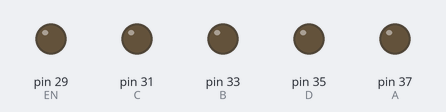
A program run on a simulated Raspberry Pi (header pin numbers). Shown: output pins drawn as LEDs (lit = HIGH). At 11.0 s the program stops and its outputs stay as they are.

Above: at 0.1 s.
At 1.1 s:
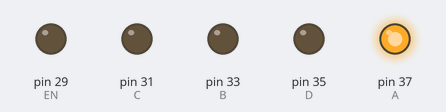
At 2.1 s:
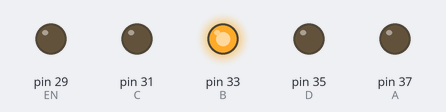
At 5.1 s:
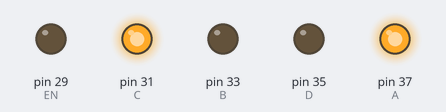
At 7.1 s:
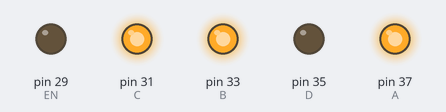
At 10.1 s:
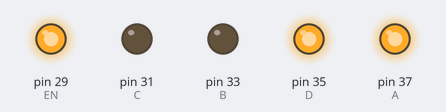
Timing chart, 0 to 12.5 s (numbered marks = the images above):
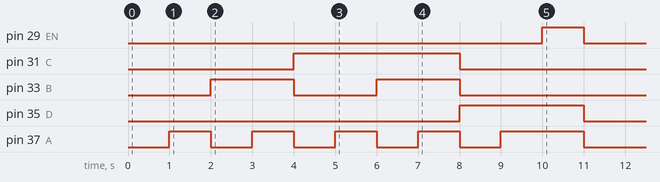

The program:

Raspberry-Nixie-Shield-Basic-Example.py
```python
'''
Raspberry Nixie Shield Python Basic Example
The Nixie Shield is compatible with Raspberry Pi: 1B+, 2B, 3B, ZERO, ZERO W.
This example shows how to control any nixie tube with a Raspberry Pi using Nixie Shield
Nixie Shield uses five digital outputs to drive nixie tube.
Pin 29 as on/off (EN) line, 31, 33, 35, 37 as an address (A, B, C, D) of nixie tube digit/cathode.
This example code is in the public domain.
https://www.nixietester.com
'''
import time                 # Import time module
import RPi.GPIO as GPIO     # Import RPi.GPIO module as just GPIO

GPIO.setmode(GPIO.BOARD)    # Declare the type of GPIO numbering system
GPIO.setwarnings(False)     # Disable warnings

# Pin definitions / Nixie tube digit address:
EN = 29                     # On/Off Nixie tube
A = 37
B = 33
C = 31
D = 35

GPIO.setup(EN,GPIO.OUT)     # Set up a channel EN as an output
GPIO.setup(A,GPIO.OUT)      # Set up a channel A as an output
GPIO.setup(B,GPIO.OUT)      # Set up a channel B as an output
GPIO.setup(C,GPIO.OUT)      # Set up a channel C as an output
GPIO.setup(D,GPIO.OUT)      # Set up a channel D as an output

GPIO.output(EN,GPIO.LOW)    # Turn on the Nixie Tube

# set address of the tube cathode '0':
                            #   ___
GPIO.output(A,GPIO.LOW)     #  |   |
GPIO.output(B,GPIO.LOW)     #  |   |
GPIO.output(C,GPIO.LOW)     #  |   |
GPIO.output(D,GPIO.LOW)     #  |___|
time.sleep(1)

# set address of the tube cathode '1':

GPIO.output(A,GPIO.HIGH)    #   /|
GPIO.output(B,GPIO.LOW)     #  / |
GPIO.output(C,GPIO.LOW)     #    |
GPIO.output(D,GPIO.LOW)     #    |
time.sleep(1)

# set address of the tube cathode '2':
                            #   ___
GPIO.output(A,GPIO.LOW)     #      |
GPIO.output(B,GPIO.HIGH)    #   ___|
GPIO.output(C,GPIO.LOW)     #  |
GPIO.output(D,GPIO.LOW)     #  |___
time.sleep(1)

# set address of the tube cathode '3':
                            #   ___
GPIO.output(A,GPIO.HIGH)    #      |
GPIO.output(B,GPIO.HIGH)    #   ___|
GPIO.output(C,GPIO.LOW)     #      |
GPIO.output(D,GPIO.LOW)     #   ___|
time.sleep(1)

# set address of the tube cathode '4':

GPIO.output(A,GPIO.LOW)     #  |   |
GPIO.output(B,GPIO.LOW)     #  |___|
GPIO.output(C,GPIO.HIGH)    #      |
GPIO.output(D,GPIO.LOW)     #      |
time.sleep(1)

# set address of the tube cathode '5':
                            #   ___
GPIO.output(A,GPIO.HIGH)    #  |
GPIO.output(B,GPIO.LOW)     #  |___
GPIO.output(C,GPIO.HIGH)    #      |
GPIO.output(D,GPIO.LOW)     #   ___|
time.sleep(1)

# set address of the tube cathode '6':
                            #   ___
GPIO.output(A,GPIO.LOW)     #  |
GPIO.output(B,GPIO.HIGH)    #  |___
GPIO.output(C,GPIO.HIGH)    #  |   |
GPIO.output(D,GPIO.LOW)     #  |___|
time.sleep(1)

# set address of the tube cathode '7':
                            #   ___
GPIO.output(A,GPIO.HIGH)    #      |
GPIO.output(B,GPIO.HIGH)    #      |
GPIO.output(C,GPIO.HIGH)    #      |
GPIO.output(D,GPIO.LOW)     #      |
time.sleep(1)

# set address of the tube cathode '8':
                            #   ___
GPIO.output(A,GPIO.LOW)     #  |   |
GPIO.output(B,GPIO.LOW)     #  |___|
GPIO.output(C,GPIO.LOW)     #  |   |
GPIO.output(D,GPIO.HIGH)    #  |___|
time.sleep(1)

# set address of the tube cathode '9':
                            #   ___
GPIO.output(A,GPIO.HIGH)    #  |   |
GPIO.output(B,GPIO.LOW)     #  |___|
GPIO.output(C,GPIO.LOW)     #      |
GPIO.output(D,GPIO.HIGH)    #   ___|
time.sleep(1)

GPIO.output(EN,GPIO.HIGH)   # Turn off the Nixie Tube
time.sleep(1)

GPIO.cleanup()              # Cleanup GPIO on exit
```

Measured:
- by itself, pin 29 (EN): LOW → HIGH at 10.0 s, → LOW 1.0 s later
- by itself, pin 31 (C): LOW → HIGH at 4.0 s, → LOW 4.0 s later
- by itself, pin 33 (B): alternates HIGH for 2.0 s and LOW for 2.0 s, 4 changes in all, then stays LOW
- by itself, pin 35 (D): LOW → HIGH at 8.0 s, → LOW 3.0 s later
- by itself, pin 37 (A): goes 4 × (HIGH 1.0 s, LOW 1.0 s), HIGH 2.0 s, then LOW
